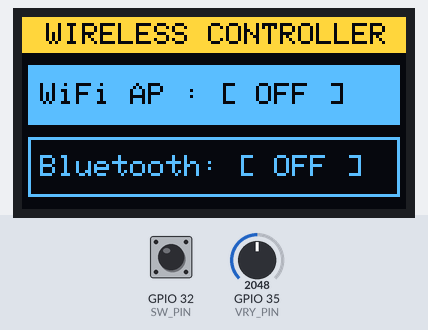
Bench run of a program on a simulated ESP32. Parts: 128×64 one-colour display. The test bench sets the inputs (shaded band); at power-on: GPIO 35 (VRY_PIN) = 2048, GPIO 32 (SW_PIN) HIGH. The OLED is the two-colour kind (top 16 rows yellow); nothing arrives over Bluetooth unless stated.

Above: at 1.2 s.
1.3 s: GPIO 35 (VRY_PIN) set to 2933
2.8 s: GPIO 35 (VRY_PIN) set to 3048
At 3.2 s:
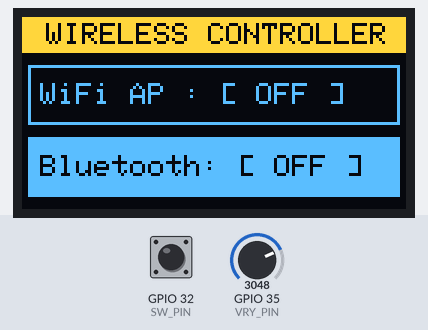
4.3 s: GPIO 32 (SW_PIN) pulled LOW for 0.15 s
At 5.4 s:
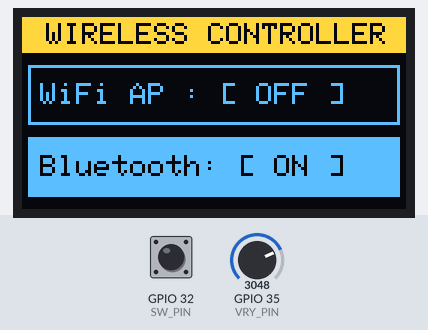
5.9 s: GPIO 35 (VRY_PIN) set to 1040
7.4 s: GPIO 35 (VRY_PIN) set to 931
At 8.0 s:
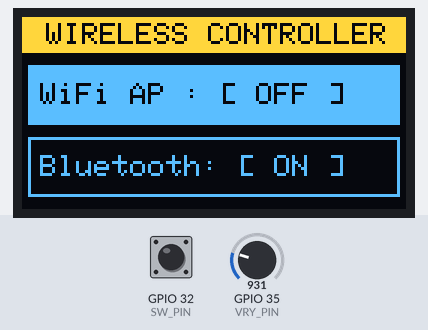
8.9 s: GPIO 32 (SW_PIN) pulled LOW for 1 s
At 10.1 s:
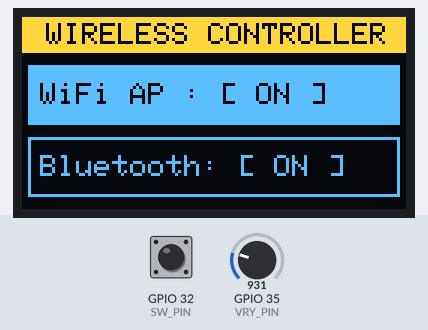
Timing chart, 0 to 11.9 s (numbered marks = the images above; inputs shaded):
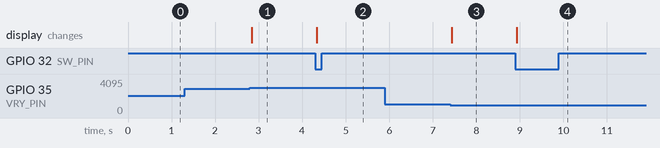

Measured:
- the behaviour switches between 3000 and 3001 on GPIO 35 (VRY_PIN) (found by bisection; images 0 and 1)
- the behaviour switches between 1000 and 999 on GPIO 35 (VRY_PIN) (found by bisection; images 2 and 3)
- after the input at 1.3 s, every drawn part: stays the same
- after the input at 2.8 s, the display: changes at once (image 1)
- after the input at 4.3 s, the display: changes at once (image 2)
- after the input at 5.9 s, every drawn part: stays the same
- after the input at 7.4 s, the display: changes at once (image 3)
- after the input at 8.9 s, the display: changes at once (image 4)

The program:

main.cpp
```cpp
#include <Wire.h>
#include <Adafruit_GFX.h>
#include <Adafruit_SSD1306.h>
#include <WiFi.h>
#include <BluetoothSerial.h>

#define SCREEN_WIDTH 128
#define SCREEN_HEIGHT 64
#define OLED_RESET -1
Adafruit_SSD1306 display(SCREEN_WIDTH, SCREEN_HEIGHT, &Wire, OLED_RESET);

// Pinout dari Cyber-Deck
#define VRX_PIN 34
#define VRY_PIN 35
#define SW_PIN 32

// Bluetooth Serial Instance
BluetoothSerial SerialBT;

// State Control
bool wifiActive = false;
bool btActive = false;

int selectedMenuItem = 0; // 0: WiFi Control, 1: Bluetooth Control
bool lastBtnState = HIGH;
unsigned long lastDebounceTime = 0;

void renderUI(); // Forward declaration

void setup() {
 Wire.begin(21, 22);
 pinMode(SW_PIN, INPUT_PULLUP);

 display.begin(SSD1306_SWITCHCAPVCC, 0x3C);
 display.clearDisplay();

 // Mula-mula matikan WiFi & Bluetooth
 WiFi.mode(WIFI_OFF);

 renderUI();
}

void drawHeader() {
 display.fillRect(0, 0, 128, 12, SSD1306_WHITE);
 display.setTextColor(SSD1306_BLACK);
 display.setCursor(8, 2);
 display.print("WIRELESS CONTROLLER");
 display.setTextColor(SSD1306_WHITE);
}

void renderUI() {
 display.clearDisplay();
 drawHeader();

 // --- ITEM 1: WIFI ---
 int yWiFi = 18;
 if (selectedMenuItem == 0) {
 display.fillRect(2, yWiFi - 2, 124, 20, SSD1306_WHITE);
 display.setTextColor(SSD1306_BLACK);
 } else {
 display.drawRect(2, yWiFi - 2, 124, 20, SSD1306_WHITE);
 display.setTextColor(SSD1306_WHITE);
 }
 display.setCursor(6, yWiFi + 4);
 display.print("WiFi AP : ");
 display.print(wifiActive ? "[ ON ]" : "[ OFF ]");

 // --- ITEM 2: BLUETOOTH ---
 int yBT = 42;
 if (selectedMenuItem == 1) {
 display.fillRect(2, yBT - 2, 124, 20, SSD1306_WHITE);
 display.setTextColor(SSD1306_BLACK);
 } else {
 display.drawRect(2, yBT - 2, 124, 20, SSD1306_WHITE);
 display.setTextColor(SSD1306_WHITE);
 }
 display.setCursor(6, yBT + 4);
 display.print("Bluetooth: ");
 display.print(btActive ? "[ ON ]" : "[ OFF ]");

 display.display();
}

void toggleWiFi() {
 wifiActive = !wifiActive;
 if (wifiActive) {
 WiFi.mode(WIFI_AP);
 WiFi.softAP("ESP32_CyberDeck", "12345678"); // SSID & Password
 } else {
 WiFi.softAPdisconnect(true);
 WiFi.mode(WIFI_OFF);
 }
}

void toggleBluetooth() {
 btActive = !btActive;
 if (btActive) {
 SerialBT.begin("ESP32_CyberDeck_BT"); // Nama Device Bluetooth
 } else {
 SerialBT.end();
 }
}

void loop() {
 int rawY = analogRead(VRY_PIN);
 bool btnState = digitalRead(SW_PIN);

 // Navigasi Menu menggunakan Joystick Y Axis
 if (rawY < 1000) {
 if (selectedMenuItem != 0) {
 selectedMenuItem = 0;
 renderUI();
 delay(200);
 }
 } else if (rawY > 3000) {
 if (selectedMenuItem != 1) {
 selectedMenuItem = 1;
 renderUI();
 delay(200);
 }
 }

 // Handle Klik Tombol (Debounce)
 if (btnState == LOW && lastBtnState == HIGH && (millis() - lastDebounceTime > 200)) {
 lastDebounceTime = millis();

 if (selectedMenuItem == 0) {
 toggleWiFi();
 } else if (selectedMenuItem == 1) {
 toggleBluetooth();
 }

 renderUI();
 }
 lastBtnState = btnState;

 delay(20);
}
```
